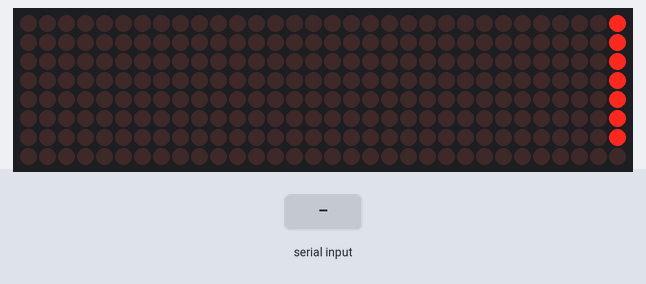
Simulated run of this sketch. Board: Arduino Uno, built with avr-gcc and run on an emulated ATmega328P. Shown: 32×8 LED matrix. The inputs (shaded band) are chosen by the test bench. What the sketch prints to the serial monitor is not drawn.

Above: at 0.25 s.
At 4.55 s:
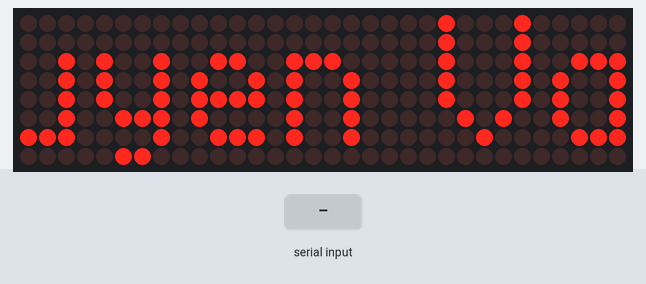
4.6 s: "0\n" received over Serial
At 10.45 s:
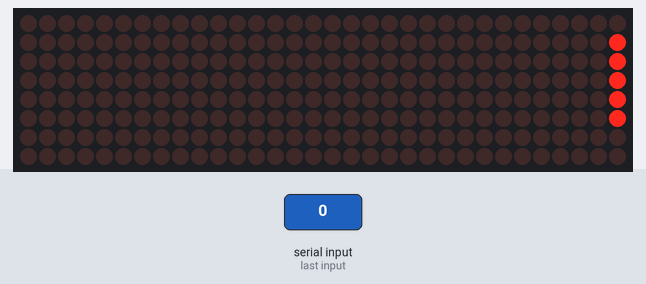

Measured:
- after the input at 4.6 s, the display: first differs from a run without the input after 5.8 s (image 2)

The sketch:

Parola_Scrolling.ino
```cpp
// Use the Parola library to scroll text on the display
//
// Demonstrates the use of the scrolling function to display text received
// from the serial interface
//
// User can enter text on the serial monitor and this will display as a
// scrolling message on the display.
// Speed for the display is controlled by a pot on SPEED_IN analog in.
// Scrolling direction is controlled by a switch on DIRECTION_SET digital in.
// Invert ON/OFF is set by a switch on INVERT_SET digital in.
//
// UISwitch library can be found at https://github.com/MajicDesigns/MD_UISwitch
// MD_MAX72XX library can be found at https://github.com/MajicDesigns/MD_MAX72XX
//

#include <MD_Parola.h>
#include <MD_MAX72xx.h>
#include <SPI.h>

// set to 1 if we are implementing the user interface pot, switch, etc
#define USE_UI_CONTROL 0

#if USE_UI_CONTROL
#include <MD_UISwitch.h>
#endif

// Turn on debug statements to the serial output
#define DEBUG 0

#if DEBUG
#define PRINT(s, x) { Serial.print(F(s)); Serial.print(x); }
#define PRINTS(x) Serial.print(F(x))
#define PRINTX(x) Serial.println(x, HEX)
#else
#define PRINT(s, x)
#define PRINTS(x)
#define PRINTX(x)
#endif

// Define the number of devices we have in the chain and the hardware interface
// NOTE: These pin numbers will probably not work with your hardware and may
// need to be adapted
#define HARDWARE_TYPE MD_MAX72XX::FC16_HW
#define MAX_DEVICES 4
#define CLK_PIN   13
#define DATA_PIN  11
#define CS_PIN    10

// HARDWARE SPI
MD_Parola P = MD_Parola(HARDWARE_TYPE, CS_PIN, MAX_DEVICES);
// SOFTWARE SPI
//MD_Parola P = MD_Parola(HARDWARE_TYPE, DATA_PIN, CLK_PIN, CS_PIN, MAX_DEVICES);

// Scrolling parameters
#if USE_UI_CONTROL
const uint8_t SPEED_IN = A5;
const uint8_t DIRECTION_SET = 8;  // change the effect
const uint8_t INVERT_SET = 9;     // change the invert

const uint8_t SPEED_DEADBAND = 5;
#endif // USE_UI_CONTROL

uint8_t scrollSpeed = 100;    // default frame delay value
textEffect_t scrollEffect = PA_SCROLL_LEFT;
textPosition_t scrollAlign = PA_LEFT;
uint16_t scrollPause = 0; // in milliseconds

// Global message buffers shared by Serial and Scrolling functions
#define	BUF_SIZE	75
char curMessage[BUF_SIZE] = { "" };
char newMessage[BUF_SIZE] = { "Nguyen Van Hieu" };
bool newMessageAvailable = true;

#if USE_UI_CONTROL

MD_UISwitch_Digital uiDirection(DIRECTION_SET);
MD_UISwitch_Digital uiInvert(INVERT_SET);

void doUI(void)
{
  // set the speed if it has changed
  {
    int16_t speed = map(analogRead(SPEED_IN), 0, 1023, 10, 150);

    if ((speed >= ((int16_t)P.getSpeed() + SPEED_DEADBAND)) ||
      (speed <= ((int16_t)P.getSpeed() - SPEED_DEADBAND)))
    {
      P.setSpeed(speed);
      scrollSpeed = speed;
      PRINT("\nChanged speed to ", P.getSpeed());
    }
  }

  if (uiDirection.read() == MD_UISwitch::KEY_PRESS) // SCROLL DIRECTION
  {
    PRINTS("\nChanging scroll direction");
    scrollEffect = (scrollEffect == PA_SCROLL_LEFT ? PA_SCROLL_RIGHT : PA_SCROLL_LEFT);
    P.setTextEffect(scrollEffect, scrollEffect);
    P.displayClear();
    P.displayReset();
  }

  if (uiInvert.read() == MD_UISwitch::KEY_PRESS)  // INVERT MODE
  {
    PRINTS("\nChanging invert mode");
    P.setInvert(!P.getInvert());
  }
}
#endif // USE_UI_CONTROL

void readSerial(void)
{
  static char *cp = newMessage;

  while (Serial.available())
  {
    *cp = (char)Serial.read();
    if ((*cp == '\n') || (cp - newMessage >= BUF_SIZE-2)) // end of message character or full buffer
    {
      *cp = '\0'; // end the string
      // restart the index for next filling spree and flag we have a message waiting
      cp = newMessage;
      newMessageAvailable = true;
    }
    else  // move char pointer to next position
      cp++;
  }
}

void setup()
{
  Serial.begin(57600);
  Serial.print("\n[Parola Scrolling Display]\nType a message for the scrolling display\nEnd message line with a newline");

#if USE_UI_CONTROL
  uiDirection.begin();
  uiInvert.begin();
  pinMode(SPEED_IN, INPUT);

  doUI();
#endif // USE_UI_CONTROL

  P.begin();
  P.displayText(curMessage, scrollAlign, scrollSpeed, scrollPause, scrollEffect, scrollEffect);
}

void loop()
{
#if USE_UI_CONTROL
  doUI();
#endif // USE_UI_CONTROL

  if (P.displayAnimate())
  {
    if (newMessageAvailable)
    {
      strcpy(curMessage, newMessage);
      newMessageAvailable = false;
    }
    P.displayReset();
  }
  readSerial();
}
```
